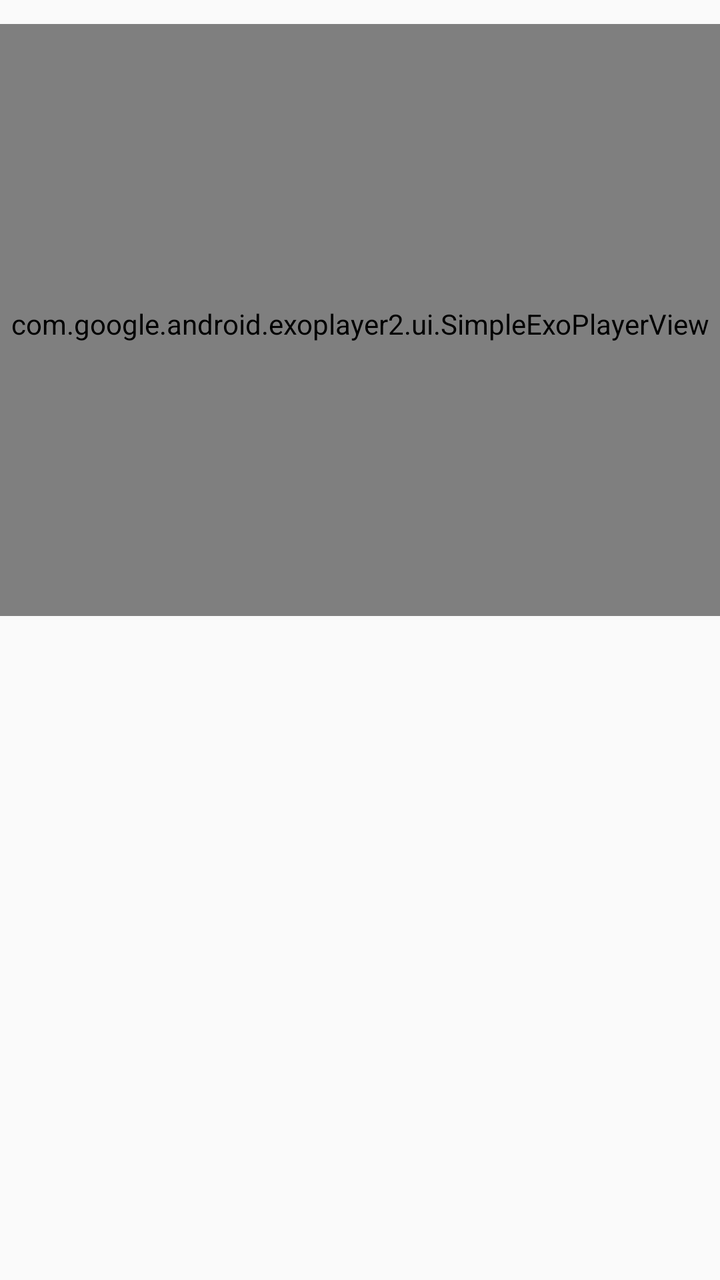
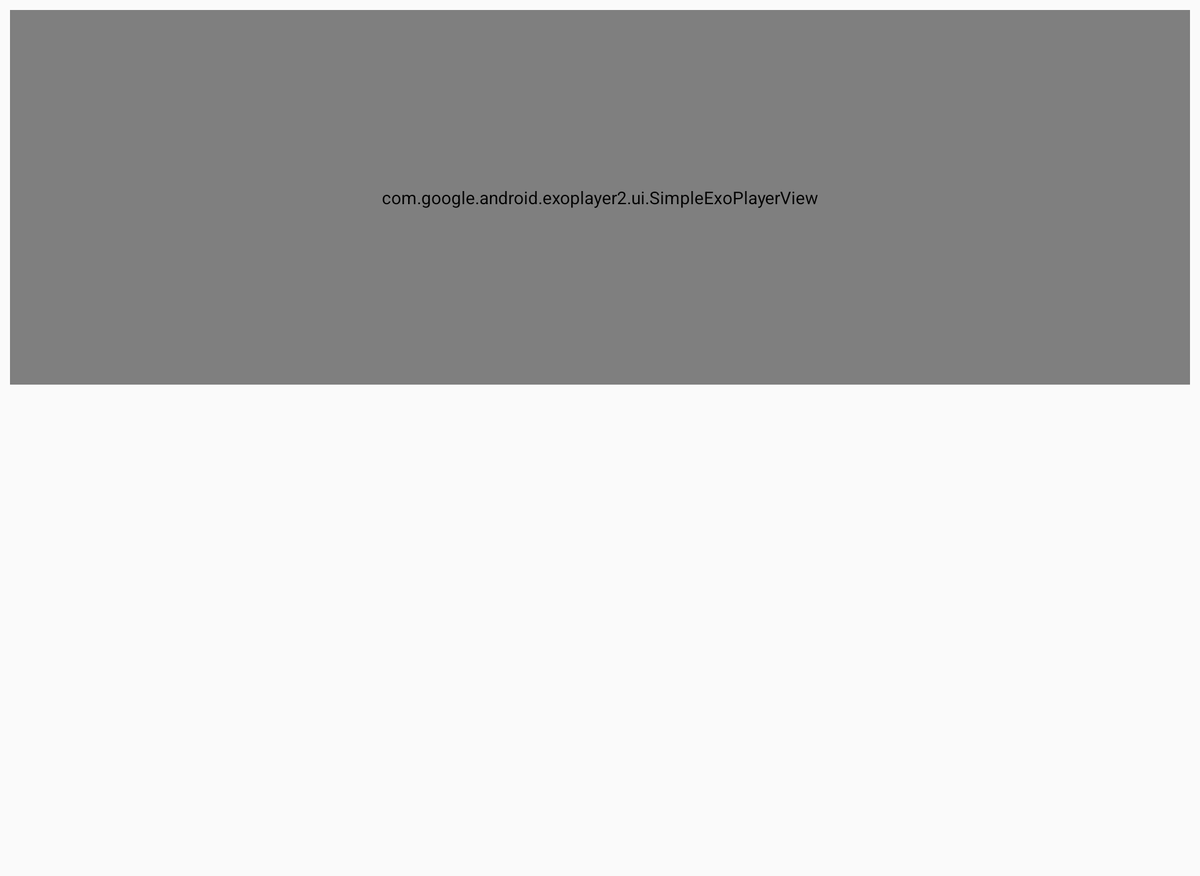

The same Android screen from two of the app's own layout files: first res/layout/ as a phone draws it, then the repository's variant for another configuration, drawn on a device whose configuration selects that folder. Both files follow.
<!-- AndroidManifest.xml: application theme AppTheme -->
<!-- res/layout/fragment_step_details.xml -->
<?xml version="1.0" encoding="utf-8"?>
<android.support.v4.widget.NestedScrollView xmlns:android="http://schemas.android.com/apk/res/android"
    android:layout_width="match_parent"
    android:layout_height="match_parent">

    <RelativeLayout
        android:layout_width="match_parent"
        android:layout_height="wrap_content">

        <FrameLayout
            android:id="@+id/video_image_container"
            android:layout_width="match_parent"
            android:layout_height="wrap_content">

            <com.google.android.exoplayer2.ui.SimpleExoPlayerView
                android:id="@+id/step_video"
                style="@style/ExoplayerStyle"
                android:layout_height="300dp"
                android:layout_marginTop="8dp" />

            <ImageView
                android:id="@+id/step_image"
                style="@style/StepImagePlaceholderStyle" />
        </FrameLayout>

        <TextView
            android:id="@+id/step_description"
            style="@style/StepDescriptionStyle"
            android:layout_below="@id/video_image_container" />
    </RelativeLayout>
</android.support.v4.widget.NestedScrollView>
<!-- resources referenced by this layout -->
<resources>
  <style name="ExoplayerStyle">
          <item name="android:layout_width">match_parent</item>
          <item name="android:layout_gravity">center</item>
      </style>
  <style name="StepDescriptionStyle">
          <item name="android:layout_width">match_parent</item>
          <item name="android:layout_height">wrap_content</item>
          <item name="android:textColor">@android:color/black</item>
          <item name="android:lineSpacingExtra">5dp</item>
          <item name="android:textSize">16sp</item>
          <item name="android:layout_margin">32dp</item>
      </style>
  <style name="StepImagePlaceholderStyle">
          <item name="android:layout_width">match_parent</item>
          <item name="android:layout_height">300dp</item>
          <item name="android:layout_gravity">center</item>
          <item name="android:layout_marginStart">@dimen/activity_horizontal_margin</item>
          <item name="android:layout_marginLeft">@dimen/activity_horizontal_margin</item>
          <item name="android:layout_marginEnd">@dimen/activity_horizontal_margin</item>
          <item name="android:layout_marginRight">@dimen/activity_horizontal_margin</item>
          <item name="android:layout_marginTop">@dimen/activity_horizontal_margin</item>
          <item name="android:contentDescription">@string/step_image_placeholder</item>
      </style>
  <style name="AppTheme" parent="Theme.AppCompat.Light.DarkActionBar">
          <item name="colorPrimary">@color/colorPrimary</item>
          <item name="colorPrimaryDark">@color/colorPrimaryDark</item>
          <item name="colorAccent">@color/colorAccent</item>
      </style>
  <string name="step_image_placeholder">No video available</string>
  <color name="colorPrimary">#F47973</color>
  <color name="colorPrimaryDark">#D84F48</color>
  <color name="colorAccent">#00B494</color>
</resources>
<!-- res/layout-sw600dp-land/fragment_step_details.xml (the repository's variant of the layout above) -->
<!-- drawn on a 7-inch tablet turned sideways -->
<?xml version="1.0" encoding="utf-8"?>
<android.support.v4.widget.NestedScrollView xmlns:android="http://schemas.android.com/apk/res/android"
    android:layout_width="match_parent"
    android:layout_height="match_parent"
    android:layout_margin="8dp">

    <LinearLayout
        android:layout_width="match_parent"
        android:layout_height="match_parent"
        android:orientation="vertical">

        <FrameLayout
            android:id="@+id/video_image_container"
            android:layout_width="match_parent"
            android:layout_height="match_parent">

            <com.google.android.exoplayer2.ui.SimpleExoPlayerView
                android:id="@+id/step_video"
                style="@style/ExoplayerStyle"
                android:layout_height="300dp" />
        </FrameLayout>

        <ImageView
            android:id="@+id/step_image"
            style="@style/StepImagePlaceholderStyle" />

        <TextView
            android:id="@+id/step_description"
            style="@style/StepDescriptionStyle" />
    </LinearLayout>
</android.support.v4.widget.NestedScrollView>
